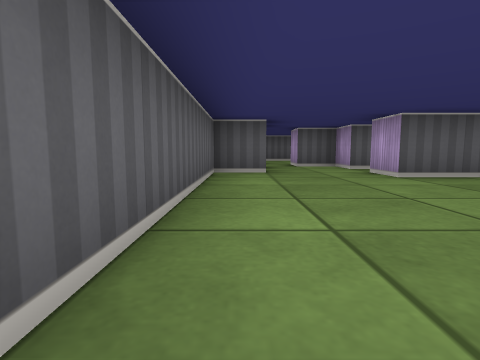
[1] (above)

16 first-person views from a walk through a cub3D maze. The camera is about half as high as the walls, tilts 6° down and sees 80° across. The floor is counted in squares. Each view is taken from the middle of a square. On the plan, view 1 faces up. The plan holds only what a view shows up to about 9 squares ahead; the rest is blank.

[2]
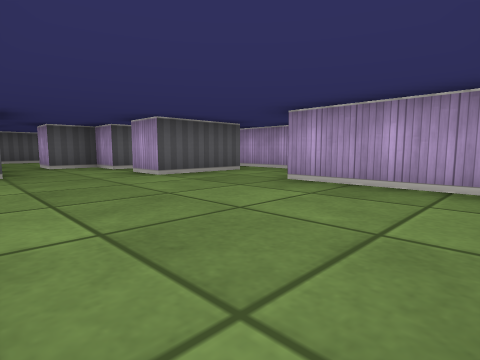

[3]
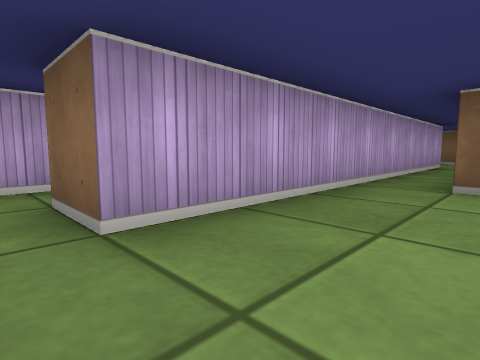

[4]
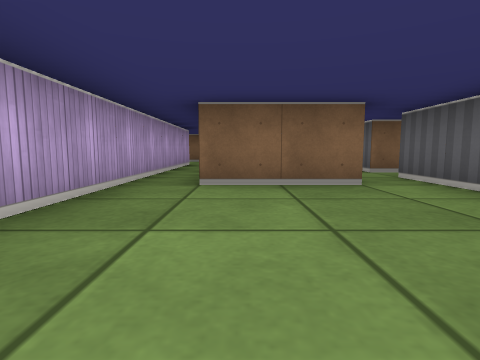

[5]
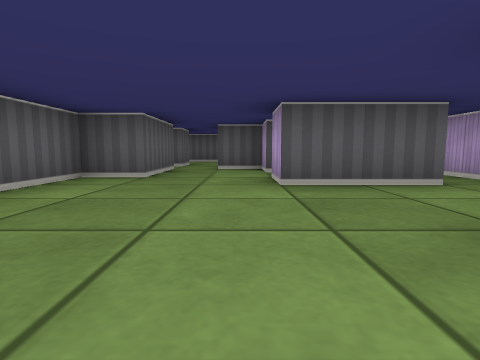

[6]
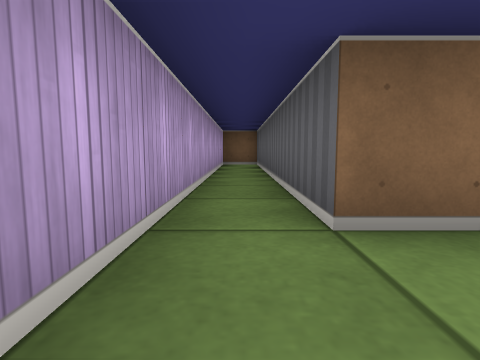

[7]
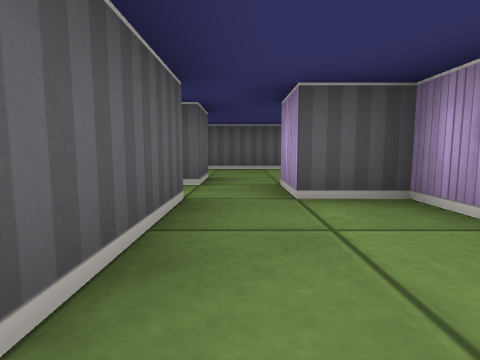

[8]
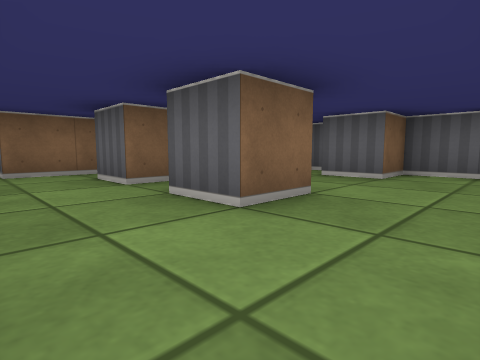

[9]
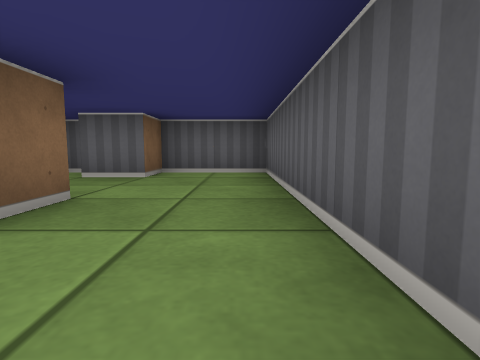

[10]
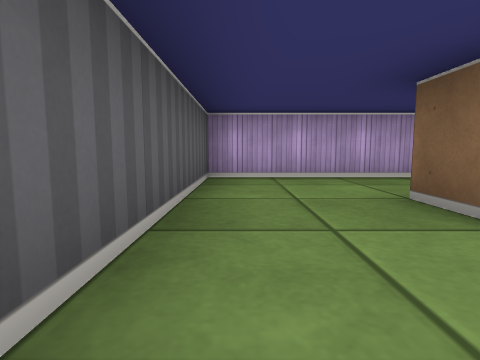

[11]
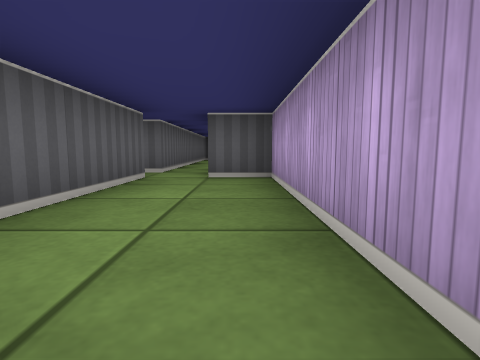

[12]
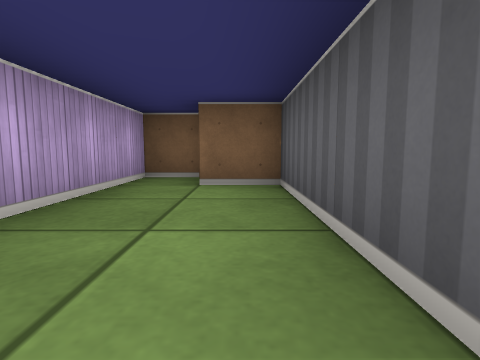

[13]
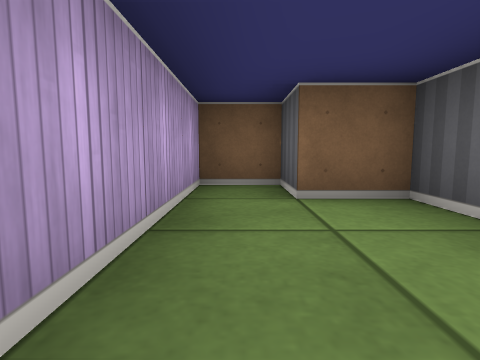

[14]
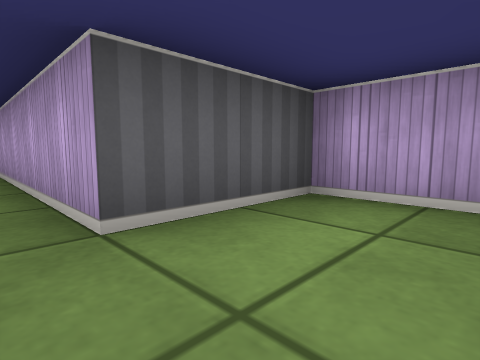

[15]
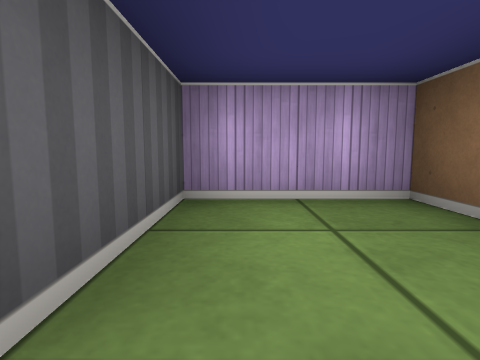

[16]
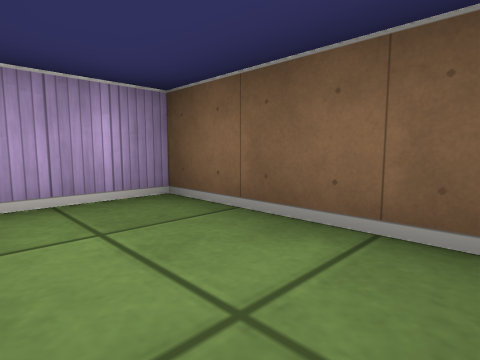

### Floor plan
Points are (right, up) in squares from view 1. A wall is a line through its corners. A room is listed if a view was taken in it or the views show most of it. See-through windows are left out.
Room 1 (views 1, 2, 3, 4, 5, 7)
walls: (3.4, 4.5) (2.5, 4.5) (2.5, 5.5); (0.4, -0.5) (2.5, -0.5); (2.5, 6.5) (2.5, 7.5) (1.5, 7.5) (1.5, 8.5); (0.5, 7.5) (0.5, 5.5) (-0.5, 5.5) (-0.5, -1.5); (3.5, -5.5) (3.5, 2.5)
ways out: opening at (4, 3.5) to room 2; opening at (3, 6) to room 3; opening at (1, 8) to room 4; opening at (0, -1) to room 5; opening at (3, -6) to room 6
Room 2 (view 6)
walls: (3.5, 2.5) (4.5, 2.5) (4.5, -4.5) (5.5, -4.5); (4.6, 4.5) (3.4, 4.5); (5.5, -4.1) (5.5, 6)
ways out: opening at (4, 3.5) to room 1; opening at (5, 5) to room 3
Room 3 (views 8, 9)
walls: (2.4, 9.5) (3.5, 9.5) (3.5, 8.5); (5.5, 8.2) (5.5, 11.5) (1.5, 11.5); (2.9, 7.5) (3.5, 7.5) (3.5, 6.5); (3, 6.5) (2.5, 6.5); (3.1, 5.5) (4.5, 5.5)
ways out: opening at (3, 6) to room 1; opening at (5, 5) to room 2; opening at (2.5, 10.5) to room 4
Room 4 (view 10)
walls: (1.5, 11.5) (-0.5, 11.5) (-0.5, 9.5) (0.5, 9.5) (0.5, 8.5)
ways out: opening at (1, 8) to room 1; opening at (2.5, 10.5) to room 3
Room 5 (views 11, 12, 13)
walls: (-1.1, -2.5) (-0.5, -2.5) (-0.5, -6.5) (0.5, -6.5) (0.5, -7.5) (1.5, -7.5) (1.5, -2.5) (0.5, -2.5); (-0.5, -1.5) (-0.9, -1.5)
ways out: opening at (0, -1) to room 1
Room 6 (views 14, 15, 16)
walls: (3, -7.5) (5.5, -7.5) (5.5, -5.5) (3.5, -5.5)
ways out: opening at (3, -6) to room 1

Positions as (right, up) in squares from view 1, and headings:
1: (0, 0), facing up
2: (0, 0), facing up-right
3: (2, 3), facing down-right
4: (2, 3), facing down
5: (2, 1), facing up
6: (5, 4), facing down
7: (1, 5), facing up
8: (5, 11), facing down-left
9: (5, 11), facing left
10: (1, 11), facing right
11: (1, -7), facing up
12: (0, -3), facing down
13: (1, -4), facing down
14: (3, -7), facing up-right
15: (3, -6), facing right
16: (3, -6), facing down-right
